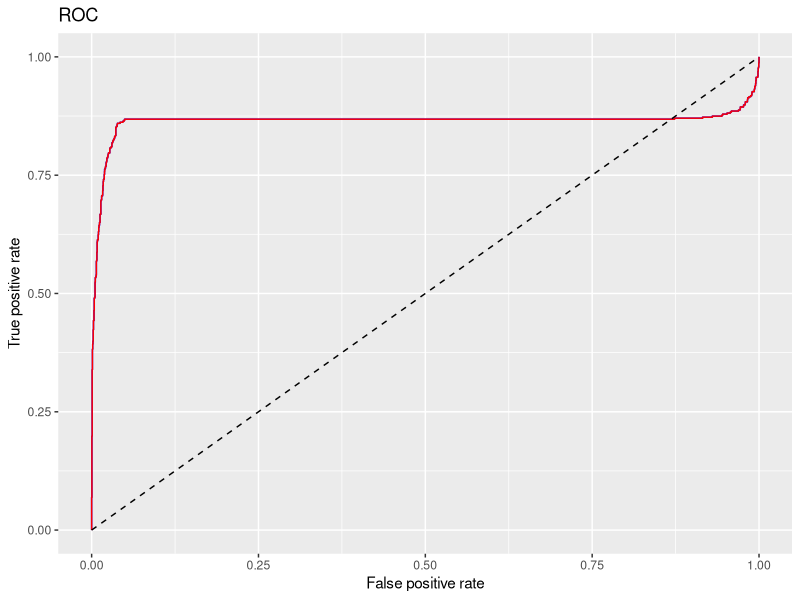

Source code (R):
# Toy model with collinearity
#
# With this code we want to test the claim
# that SVM is extremely robust aginst the problem of multicollinearity
# as stated for example at pag.190 of "Machine Learning with R Cookbook" (Di Yu-Wei, Chiu):
# "It also does not suffer from local optima and multicollinearity"

library(MASS)
library(caret)
library(kernlab)
library(ROCR)
library(ggplot2)

# Generation of the dataset X

n_trial <- 10000
x1 <- mvrnorm(n = n_trial, mu = 0, Sigma = 1.5)
x2 <- mvrnorm(n = n_trial, mu = -1, Sigma = 2.)
x3 <- mvrnorm(n = n_trial, mu = 5, Sigma = 1.8)
alpha <- runif(n = n_trial, min = -0.01, max = 0.01)
#alpha <- 1
x4 <- alpha + x3 # almost linear relation

X <- data.frame(x1,x2,x3,x4)

func_gen <- function(row) {
  var1 <- row[1]
  var2 <- row[2]
  var3 <- row[3]
  var4 <- row[4]
  return(var1**2-var1*var2*var3+0.2*var3^2-0.5*var4**2)
} 

target_cont <- apply(X,1,func_gen)

func_thrs <- function(value,thrsh) {
  if (value>=thrsh) return(1)
  else {
    return(0)
  }
}

X$target_cont <- target_cont

target <- lapply(target_cont, function(x) func_thrs(x,2.))
X$target <- as.factor(unlist(target))


# Build some model

set.seed(1984)
perc_train_set <- 0.7
train_row_idx <- createDataPartition(X$target,
                                     p=perc_train_set,
                                     list = FALSE)

train_set <- X[train_row_idx,]
test_set <- X[-train_row_idx,]

# SVM Kernel
svm_ker <- "vanilladot"
#svm_ker <- "rbfdot"

# with correlated variable
svm_model <- ksvm(target ~ x1+x2+x3+x4,
                  data = train_set,
                  kernel = svm_ker,
                  C = 5
                  )

# without the correlated variable
svm_model_wox4 <- ksvm(target ~ x1+x2+x3,
                       data = train_set,
                       kernel = svm_ker,
                       C = 5
)

test_results <- predict(svm_model, test_set, type = "decision")
test_perf <- ROCR::prediction(predictions = test_results,
                             labels = test_set$target)
test_ROC <- performance(test_perf, measure = "tpr", x.measure = "fpr")
test_AUC <- performance(test_perf, measure = "auc")@y.values[[1]]
test_ROC_df <- data.frame(unlist(test_ROC@x.values),
                          unlist(test_ROC@y.values))

colnames(test_ROC_df) <- c("fpr","tpr")

test_results_wox4 <- predict(svm_model_wox4, test_set, type = "decision")
test_perf_wox4 <- ROCR::prediction(predictions = test_results_wox4,
                              labels = test_set$target)
test_ROC_wox4 <- performance(test_perf_wox4, measure = "tpr", x.measure = "fpr")
test_AUC_wox4 <- performance(test_perf_wox4, measure = "auc")@y.values[[1]]
test_ROC_df_wox4 <- data.frame(unlist(test_ROC_wox4@x.values),
                               unlist(test_ROC_wox4@y.values))

colnames(test_ROC_df_wox4) <- c("fpr","tpr")


xline <- seq(0,1,0.02)
yline <- seq(0,1,0.02)
xyline <- data.frame(xline,yline)

ggplot() + 
  geom_line(data=test_ROC_df, aes(x=fpr, y=tpr), color='blue') + 
  geom_line(data=test_ROC_df_wox4, aes(x=fpr, y=tpr), color='red') +
  geom_line(data=xyline, aes(x=xline, y=yline), color='black',linetype = "dashed") +
  xlab("False positive rate") + ylab("True positive rate") +
  ggtitle("ROC")

# AUC
print(paste("AUC (svm w x4) -->",format(test_AUC*100,digits = 4),"%"))
print(paste("AUC (svm wo x4) -->",format(test_AUC_wox4*100,digits = 4),"%"))

# Correlations
cor(X[,c(1,2,3,4)])

# Display the correlations
# library(corrgram)
# corrgram(X[,c(1,2,3,4)])
